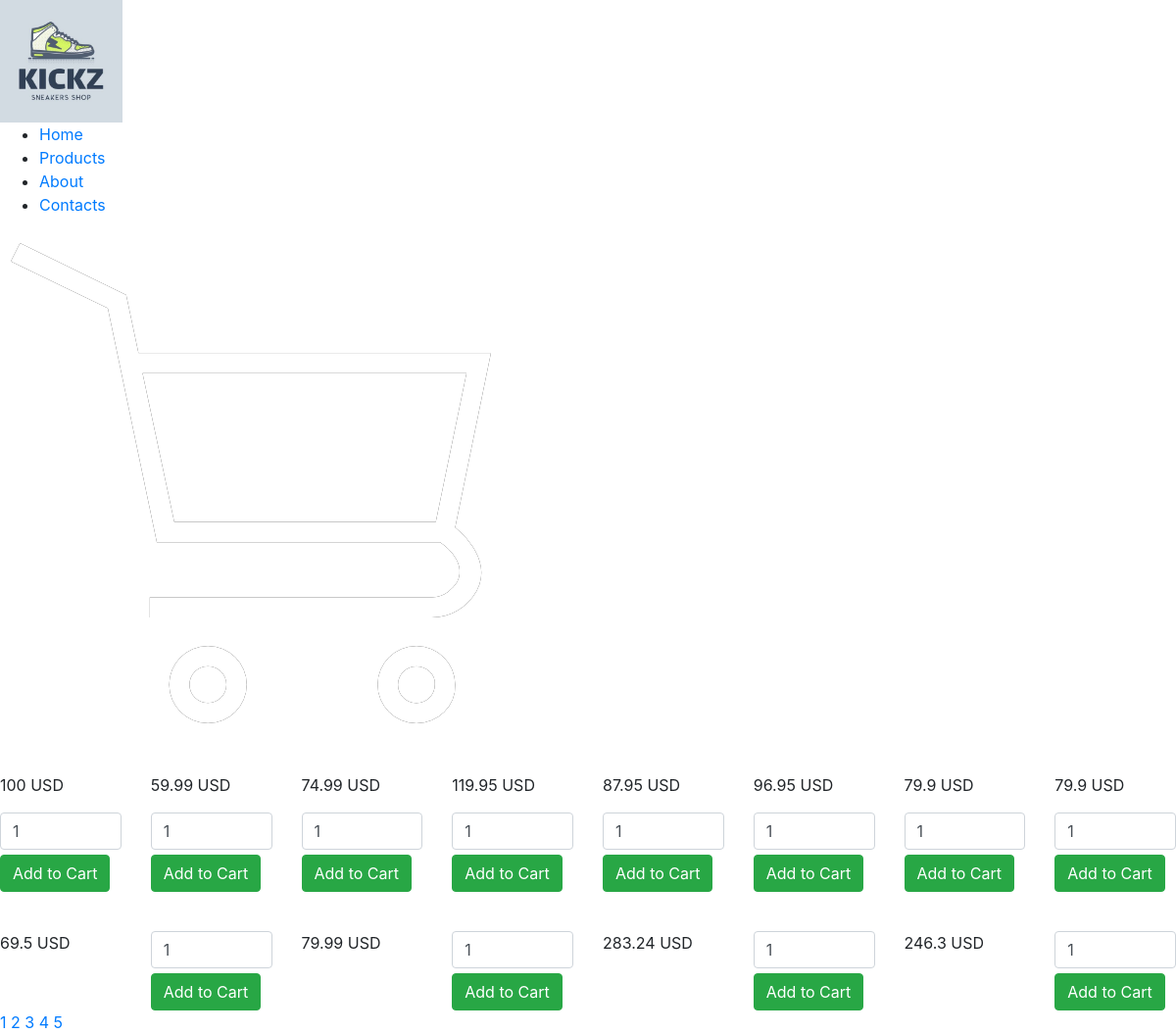
/products.php, run on the app's committed database.
### tables this page shows
CREATE TABLE `products` (
  `productID` varchar(60) DEFAULT NULL,
  `brand` varchar(100) DEFAULT NULL,
  `categories` varchar(100) DEFAULT NULL,
  `color` varchar(45) DEFAULT NULL,
  `imageURL` varchar(400) DEFAULT NULL,
  `name_desc` varchar(150) DEFAULT NULL,
  `price` double DEFAULT NULL,
  `currency` varchar(8) DEFAULT NULL,
  `sizes` varchar(45) DEFAULT NULL
);

### includes/pagination.php (the view, shortened to what this page needs)
<?php
    $results_per_page = 12;
    $sql_query = "SELECT * FROM products";
    $result = mysqli_query($conn, $sql_query);
    $number_of_results = mysqli_num_rows($result);
    $number_of_pages = ceil($number_of_results / $results_per_page);
    if (!isset($_GET['page'])) {
        $page = 1;
    }
    else {
        $page = $_GET['page'];
    }
    $this_page_first_result = ($page-1) * $results_per_page;
    $sql_query = "SELECT * FROM products LIMIT " . $this_page_first_result  . ',' . $results_per_page;
    $result = mysqli_query($conn, $sql_query);
    ?>
    <div class="products">
        <div class="row">
            <?php while ($row = mysqli_fetch_array($result)) { ?>
                <div class="col-md prod_block">
                    <form method="post" action="cart.php?action=add&id=<?php echo $row["product_id"]; ?>">
                    <div class="row price_cart">
                        <div class="col-md price">
                            <p> <?php echo $row['price'] . ' ' . $row['currency'] ?> </p>
                        </div>
                        <div class="col-md pag_cart">
                            <input type="text" name="quantity" value="1" class="form-control" />
                            <input type="submit" name="add_to_cart" style="margin-top:5px;" class="btn btn-success" value="Add to Cart" />
                        </div>
                    </div>
                    </form>
                </div>
            <?php } ?>
        </div>
    </div>
    <div class="links">
        <?php
            for ($page=1; $page <= $number_of_pages; ++$page) {
                echo '<a href="products.php?page=' . $page . '">' . $page . '</a> ';
            }
        ?>
    </div>

### products.php (shortened to what this page needs)
<?php
    include_once "includes/cartFunctions.php";
?>
<!DOCTYPE html>
<html lang="en">
<head>
    <link rel="stylesheet" href="bs5/css/bootstrap.css">
</head>
<body>
    <header>
        <div class="logo">
            <img src="images/logo1.jpg" width="125" alt="Load error">
        </div>
        <nav>
            <ul>
                <li><a href="home.html">Home</a></li>
                <li><a href="products.php">Products</a></li>
                <li><a href="#footer">About</a></li>
                <li><a href="#footer">Contacts</a></li>
            </ul>
        </nav>
        <a href="cart.php">
            <div class="cart">
                <img src="images/cart2.png" alt="shopping cart">
            </div>
        </a>
    </header>
    <?php
        include_once "includes/pagination.php";
    ?>
</body>
</html>

### data on the page
products: price "100", currency "USD"
products: price "59.99", currency "USD"
products: price "74.99", currency "USD"
products: price "119.95", currency "USD"
products: price "87.95", currency "USD"
products: price "96.95", currency "USD"
products: price "79.9", currency "USD"
products: price "79.9", currency "USD"
products: price "69.5", currency "USD"
products: price "79.99", currency "USD"
products: price "283.24", currency "USD"
products: price "246.3", currency "USD"
